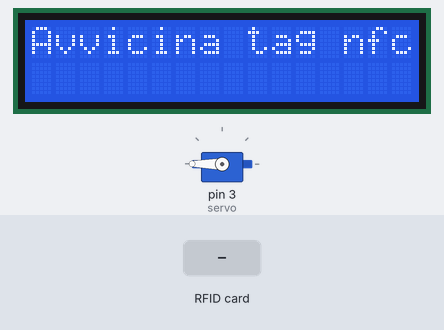
Recording of a sketch running on a simulated Arduino Uno, built with avr-gcc and run on an emulated ATmega328P. Parts: servo, 16×2 character LCD. The inputs (shaded band) are chosen by the test bench. What the sketch prints to the serial monitor is not drawn.

Above: at 1.8 s.
1.9 s: RFID card 5E 7A 19 C4 held to the reader
At 2.7 s:
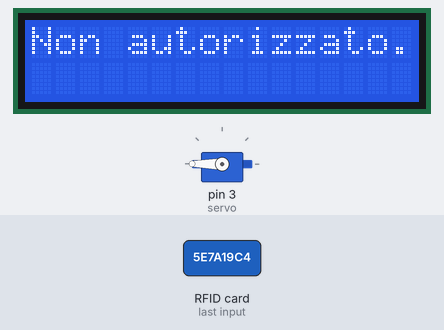
7.4 s: RFID card 5E 7A 19 C4 held to the reader
10.4 s: RFID card 5E 7A 19 C4 held to the reader
13.4 s: RFID card 5E 7A 19 C4 held to the reader
Timing chart, 0 to 16.4 s (numbered marks = the images above; inputs shaded):
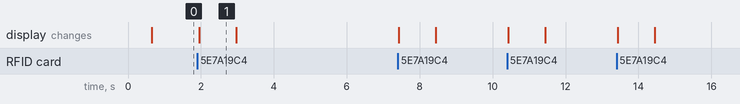

The sketch:

lettore.ino
```cpp
#include <SPI.h>
#include <LiquidCrystal_I2C.h>
#include <MFRC522.h>
#include <string.h>
#include <stdlib.h>
#include <Servo.h>
#include "funzioni.h"


int posizioneCorrente = 90;
LiquidCrystal_I2C lcd(0x27, 16, 2);

void setup() {
  servo.attach(3);
  servo.write(90);
  Serial.begin(9600);
  SPI.begin();
  posizioneCorrente = apri_chiudi(posizioneCorrente);
  mfrc522.PCD_Init();
  initKey();
  lcd.init();
  lcd.backlight();
  lcd.clear();
  lcd.print("Avvicina tag nfc");
}


void loop() {
  lcd.clear();
  lcd.print("Avvicina tag nfc");

  // Verifica se c'è un nuovo tag presente
  if (mfrc522.PICC_IsNewCardPresent() && mfrc522.PICC_ReadCardSerial()) {
    // Leggi i dati dal tag
    String tagContent = leggiTag();
    Serial.println("Letto tag con: ");
    Serial.println(tagContent);

    // Controlla se il contenuto del tag è una password valida, se si apri/chiudi
    if (pswdValida(tagContent.c_str())) {
      Serial.println("Tag autorizzato");
      lcd.clear();
      lcd.print("Autorizzato!");
      lcd.setCursor(0, 1);
      lcd.print("Riavvicina tag");
      posizioneCorrente = apri_chiudi(posizioneCorrente);
      delay(1000);
      lcd.clear();
    } else {
      lcd.clear();
      lcd.print("Non autorizzato.");
    }

    //interrompi la connessione nfc
    mfrc522.PICC_HaltA();
    mfrc522.PCD_StopCrypto1();
    delay(1000);
  }
}
```

funzioni.h
```cpp
// Pin nfc
#define SS_PIN 10
#define RST_PIN 9
#define NUMERO_PASSWORD 1

const byte blockNumber = 8;
MFRC522 mfrc522(SS_PIN, RST_PIN);
MFRC522::MIFARE_Key key;
char elencoPasswordValide[NUMERO_PASSWORD][9] = { "1234" };

String leggiTag();
bool autenticaTagNfc(byte keyType, MFRC522::MIFARE_Key *key);
int apri_chiudi(int pos);
bool pswdValida(const char passwordInput[]);
Servo servo;

// legggi il contnuto del tag nfc
String leggiTag() {
  byte buffer[18];
  byte size = sizeof(buffer);

  if (autenticaTagNfc(MFRC522::PICC_CMD_MF_AUTH_KEY_A, &key)) {
    if (mfrc522.MIFARE_Read(blockNumber, buffer, &size) == MFRC522::STATUS_OK) {
      String content = "";
      for (byte i = 0; i < size; i++) {
        if (buffer[i] >= 32 && buffer[i] <= 126) {
          content += (char)buffer[i];
        }
      }
      return content;
    } else {
      Serial.println("Errore Lettura");
    }
  }
  return "";
}

void initKey() {
  for (byte i = 0; i < 6; i++) {
    key.keyByte[i] = 0xFF;  // Chiave di default per Key A
  }
}

//Autenticazione al tag nfc
bool autenticaTagNfc(byte keyType, MFRC522::MIFARE_Key *key) {
  MFRC522::StatusCode status = mfrc522.PCD_Authenticate(keyType, blockNumber, key, &(mfrc522.uid));

  if (status == MFRC522::STATUS_OK) {
    return true;
  } else {
    Serial.println("Errore autenticazione");
    Serial.println(mfrc522.GetStatusCodeName(status));
    return false;
  }
}

//funzione per aprire e chiudere il coperchio
int apri_chiudi(int pos) {
  if (pos == 180) {
    pos = 90;
    servo.write(90);
  } else {
    pos = 180;
    servo.write(180);
  }
  delay(500);
  return pos;
}

// Funzione per verificare se la password è valida
bool pswdValida(const char passwordInput[]) {
  for (int i = 0; i < NUMERO_PASSWORD; i++) {
    if (strncmp(passwordInput, elencoPasswordValide[i], strlen(elencoPasswordValide[i])) == 0) {
      return true;
    }
  }
  return false;
}
```

Measured:
- after the input at 1.9 s, the display: changes after 0.05 s (image 1)
- what the display in image 1 shows lasts 1.0 s, from 2.0 s to 3.0 s
